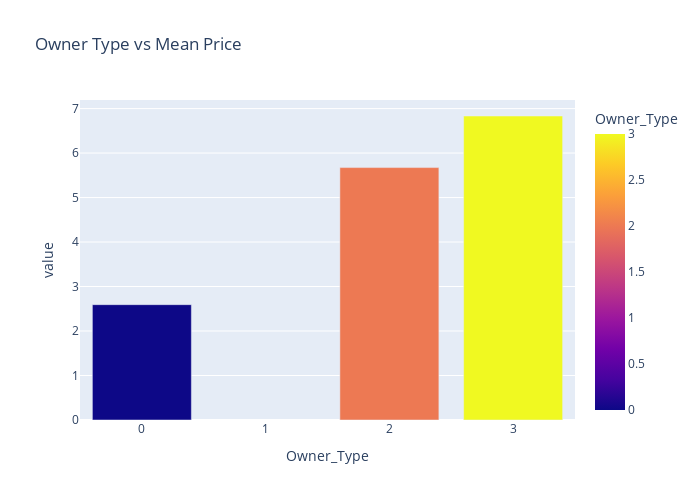

Notebook code cell kept with this figure:
### Markdown cell above
##### Owner Type vs Mean Price

### Code cell
agg = df.groupby('Owner_Type')['Price'].mean().sort_values(ascending=False)
fig = px.bar(agg , color = agg.index , width=700 , height =500,title='Owner Type vs Mean Price')
fig.show()

### Figure 1 — Plotly figure (JSON) as saved in the notebook; plotly's stock layout.template omitted (floating-point values rounded to 4 significant figures)
{"data": [{"alignmentgroup": "True", "hovertemplate": "Owner_Type=%{marker.color}<br>value=%{y}<extra></extra>", "legendgroup": "", "marker": {"color": [3, 2, 0], "coloraxis": "coloraxis", "pattern": {"shape": ""}}, "name": "", "offsetgroup": "", "orientation": "v", "showlegend": false, "textposition": "auto", "type": "bar", "x": [3, 2, 0], "xaxis": "x", "y": [6.833, 5.674, 2.592], "yaxis": "y"}], "layout": {"barmode": "relative", "coloraxis": {"colorbar": {"title": {"text": "Owner_Type"}}, "colorscale": [[0, "#0d0887"], [0.1111, "#46039f"], [0.2222, "#7201a8"], [0.3333, "#9c179e"], [0.4444, "#bd3786"], [0.5556, "#d8576b"], [0.6667, "#ed7953"], [0.7778, "#fb9f3a"], [0.8889, "#fdca26"], [1, "#f0f921"]]}, "height": 500, "legend": {"tracegroupgap": 0}, "title": {"text": "Owner Type vs Mean Price"}, "width": 700, "xaxis": {"anchor": "y", "domain": [0, 1], "title": {"text": "Owner_Type"}}, "yaxis": {"anchor": "x", "domain": [0, 1], "title": {"text": "value"}}}}
